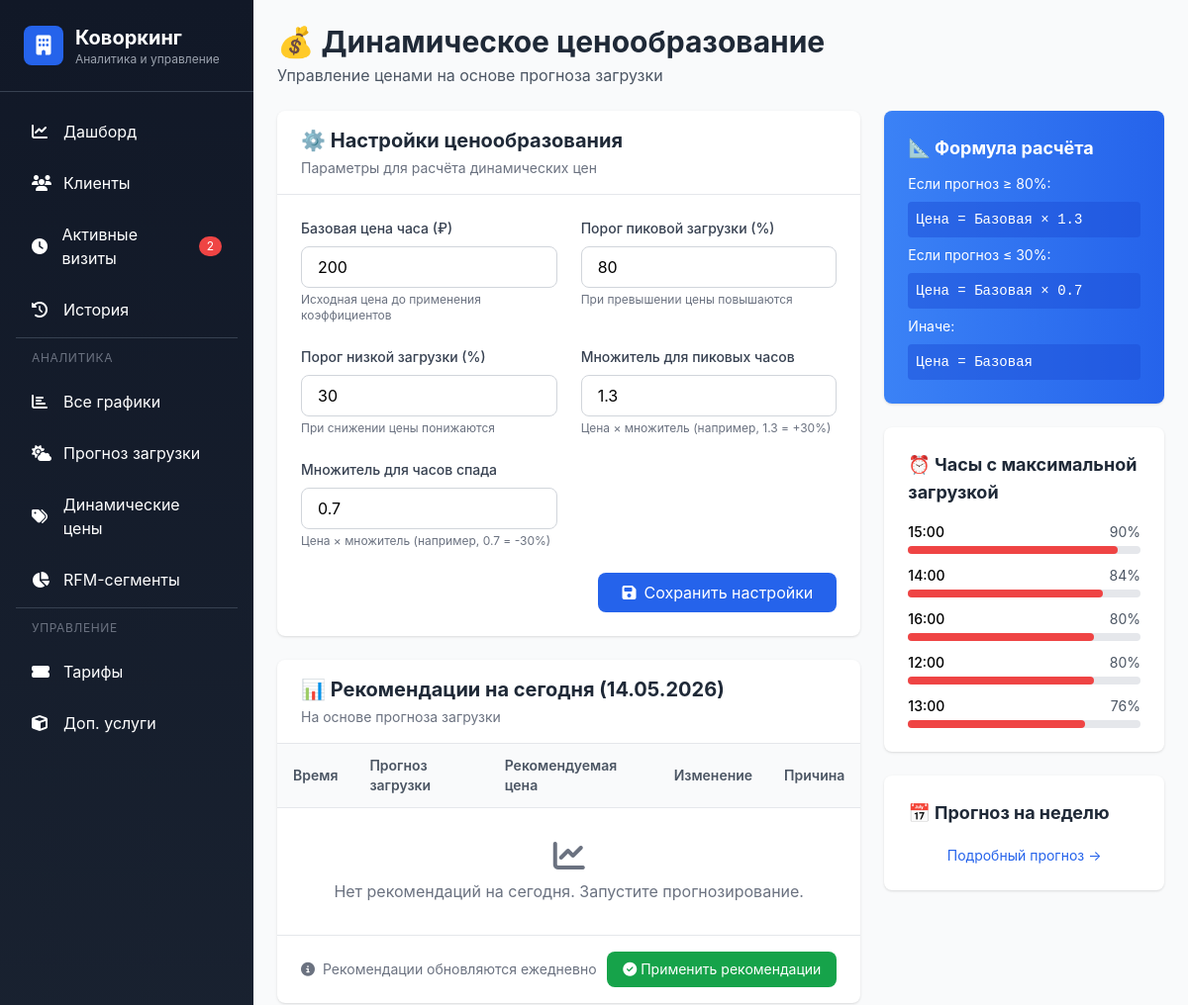
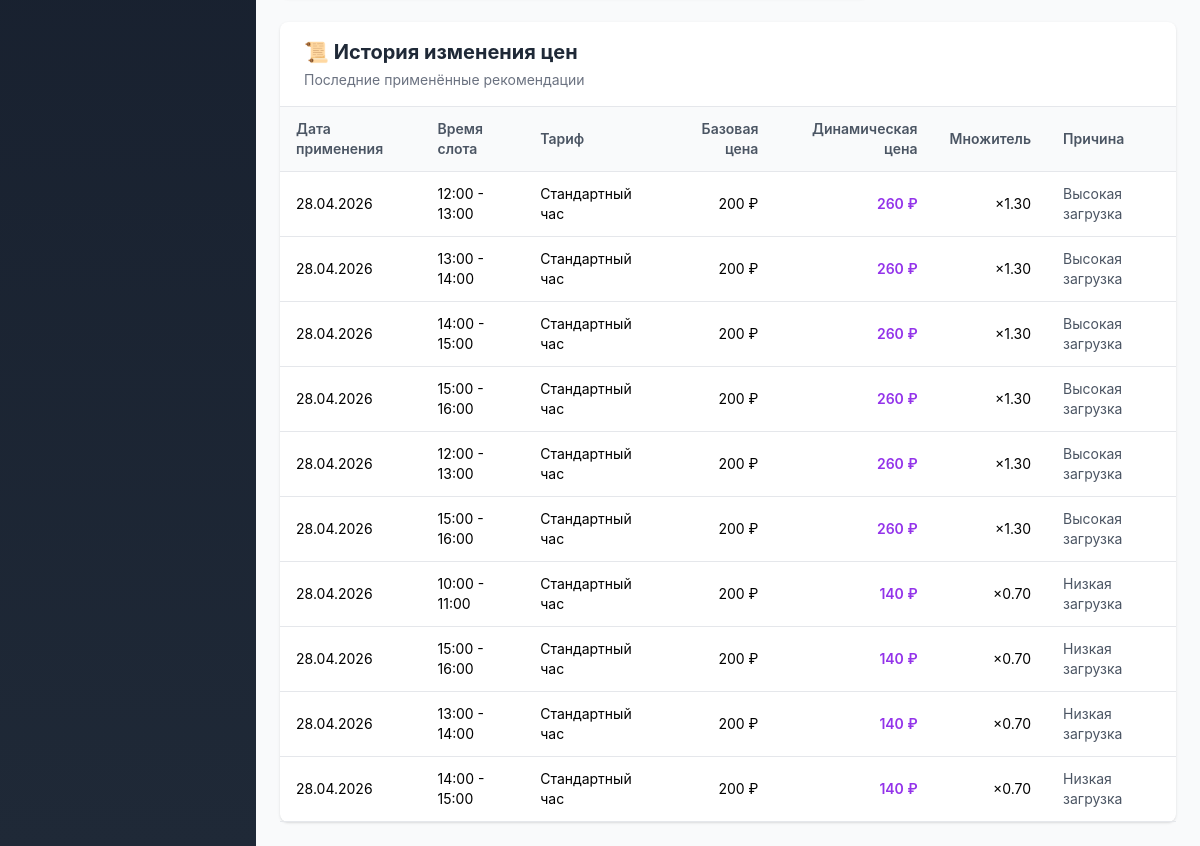
The page /dynamic-prices.php on the database its author committed (2 pictures, top to bottom).
### tables this page shows
CREATE TABLE `dynamic_prices` (
  `id` int(11) NOT NULL AUTO_INCREMENT,
  `tariff_id` int(11) DEFAULT NULL,
  `day_of_week` tinyint(4) NOT NULL,
  `hour_of_day` tinyint(4) NOT NULL,
  `base_price` decimal(10,2) NOT NULL,
  `dynamic_price` decimal(10,2) NOT NULL,
  `multiplier` decimal(3,2) DEFAULT NULL,
  `reason` varchar(255) DEFAULT NULL,
  `applied_from` date DEFAULT NULL,
  `applied_to` date DEFAULT NULL,
  `is_active` tinyint(1) DEFAULT 1,
  `created_at` timestamp NOT NULL DEFAULT current_timestamp(),
  PRIMARY KEY (`id`),
  KEY `tariff_id` (`tariff_id`),
  KEY `idx_slot` (`day_of_week`,`hour_of_day`),
  KEY `idx_active` (`is_active`),
  CONSTRAINT `dynamic_prices_ibfk_1` FOREIGN KEY (`tariff_id`) REFERENCES `tariffs` (`id`)
);

CREATE TABLE `tariffs` (
  `id` int(11) NOT NULL AUTO_INCREMENT,
  `name` varchar(100) NOT NULL,
  `description` text DEFAULT NULL,
  `tariff_type` enum('hourly','daily','weekly','monthly','night','weekend') DEFAULT 'hourly',
  `price` decimal(10,2) NOT NULL,
  `price_per_hour` decimal(10,2) DEFAULT NULL,
  `min_hours` int(11) DEFAULT 1,
  `max_hours` int(11) DEFAULT NULL,
  `valid_from` time DEFAULT NULL,
  `valid_to` time DEFAULT NULL,
  `valid_days` varchar(20) DEFAULT NULL,
  `sort_order` int(11) DEFAULT 0,
  `is_active` tinyint(1) DEFAULT 1,
  `created_at` timestamp NOT NULL DEFAULT current_timestamp(),
  PRIMARY KEY (`id`),
  KEY `idx_type` (`tariff_type`),
  KEY `idx_active` (`is_active`)
);

### dynamic-prices.php (the view, shortened to what this page needs)
<?php
$db = getDB();
$stmt = $db->query("SELECT config_key, config_value FROM system_config WHERE config_key IN ('peak_load_threshold', 'low_load_threshold', 'peak_multiplier', 'low_multiplier', 'base_hourly_price')");
$settings = [];
while ($row = $stmt->fetch()) {
    $settings[$row['config_key']] = $row['config_value'];
}
$today = date('Y-m-d');
$stmt = $db->prepare("
    SELECT
        hour_of_day,
        predicted_load,
        recommended_price,
        price_change_reason,
        CASE
            WHEN recommended_price > (SELECT config_value FROM system_config WHERE config_key = 'base_hourly_price') THEN 'up'
            WHEN recommended_price < (SELECT config_value FROM system_config WHERE config_key = 'base_hourly_price') THEN 'down'
            ELSE 'same'
        END as action
    FROM load_forecasts
    WHERE forecast_date = ?
    ORDER BY hour_of_day ASC
");
$stmt->execute([$today]);
$today_recommendations = $stmt->fetchAll();
$stmt = $db->query("
    SELECT
        dp.*,
        DATE(dp.created_at) as applied_date,
        t.name as tariff_name
    FROM dynamic_prices dp
    LEFT JOIN tariffs t ON t.id = dp.tariff_id
    WHERE dp.is_active = 1
    ORDER BY dp.created_at DESC
    LIMIT 20
");
$price_history = $stmt->fetchAll();
$stmt = $db->query("
    SELECT
        hour_of_day,
        AVG(load_ratio) as avg_load,
        AVG(revenue_from_slot) as avg_revenue
    FROM load_history
    WHERE record_date > DATE_SUB(NOW(), INTERVAL 30 DAY)
    GROUP BY hour_of_day
    ORDER BY avg_load DESC
    LIMIT 5
");
$peak_hours = $stmt->fetchAll();
include 'header.php';
include 'left-menu.php';
?>
<div class="flex-1 p-6 bg-gray-50">
    <div class="mb-6">
        <h1 class="text-3xl font-bold text-gray-800">💰 Динамическое ценообразование</h1>
        <p class="text-gray-600 mt-1">Управление ценами на основе прогноза загрузки</p>
    </div>
    <div class="grid grid-cols-1 lg:grid-cols-3 gap-6">
        <div class="lg:col-span-2">
            <div class="bg-white rounded-lg shadow">
                <div class="border-b px-6 py-4">
                    <h2 class="text-xl font-bold text-gray-800">⚙️ Настройки ценообразования</h2>
                    <p class="text-sm text-gray-500 mt-1">Параметры для расчёта динамических цен</p>
                </div>
                <form method="POST" class="p-6">
                    <div class="grid grid-cols-1 md:grid-cols-2 gap-6">
                        <div>
                            <label class="block text-sm font-medium text-gray-700 mb-2">
                                Базовая цена часа (₽)
                            </label>
                            <input type="number"
                                   name="base_price"
                                   value="<?= $settings['base_hourly_price'] ?? 200 ?>"
                                   class="w-full border border-gray-300 rounded-lg px-4 py-2 focus:ring-2 focus:ring-blue-500">
                            <p class="text-xs text-gray-500 mt-1">Исходная цена до применения коэффициентов</p>
                        </div>
                        <div>
                            <label class="block text-sm font-medium text-gray-700 mb-2">
                                Порог пиковой загрузки (%)
                            </label>
                            <input type="number"
                                   name="peak_threshold"
                                   value="<?= $settings['peak_load_threshold'] ?? 80 ?>"
                                   class="w-full border border-gray-300 rounded-lg px-4 py-2 focus:ring-2 focus:ring-blue-500">
                            <p class="text-xs text-gray-500 mt-1">При превышении цены повышаются</p>
                        </div>
                        <div>
                            <label class="block text-sm font-medium text-gray-700 mb-2">
                                Порог низкой загрузки (%)
                            </label>
                            <input type="number"
                                   name="low_threshold"
                                   value="<?= $settings['low_load_threshold'] ?? 30 ?>"
                                   class="w-full border border-gray-300 rounded-lg px-4 py-2 focus:ring-2 focus:ring-blue-500">
                            <p class="text-xs text-gray-500 mt-1">При снижении цены понижаются</p>
                        </div>
                        <div>
                            <label class="block text-sm font-medium text-gray-700 mb-2">
                                Множитель для пиковых часов
                            </label>
                            <input type="number"
                                   name="peak_multiplier"
                                   step="0.05"
                                   value="<?= $settings['peak_multiplier'] ?? 1.3 ?>"
                                   class="w-full border border-gray-300 rounded-lg px-4 py-2 focus:ring-2 focus:ring-blue-500">
                            <p class="text-xs text-gray-500 mt-1">Цена × множитель (например, 1.3 = +30%)</p>
                        </div>
                        <div>
                            <label class="block text-sm font-medium text-gray-700 mb-2">
                                Множитель для часов спада
                            </label>
                            <input type="number"
                                   name="low_multiplier"
                                   step="0.05"
                                   value="<?= $settings['low_multiplier'] ?? 0.7 ?>"
                                   class="w-full border border-gray-300 rounded-lg px-4 py-2 focus:ring-2 focus:ring-blue-500">
                            <p class="text-xs text-gray-500 mt-1">Цена × множитель (например, 0.7 = -30%)</p>
                        </div>
                    </div>
                    <div class="mt-6 flex justify-end">
                        <button type="submit" name="save_settings"
                                class="bg-blue-600 hover:bg-blue-700 text-white px-6 py-2 rounded-lg transition flex items-center space-x-2">
                            <i class="fas fa-save"></i>
                            <span>Сохранить настройки</span>
                        </button>
                    </div>
                </form>
            </div>
            <div class="bg-white rounded-lg shadow mt-6">
                <div class="border-b px-6 py-4">
                    <h2 class="text-xl font-bold text-gray-800">📊 Рекомендации на сегодня (<?= date('d.m.Y') ?>)</h2>
                    <p class="text-sm text-gray-500 mt-1">На основе прогноза загрузки</p>
                </div>
                <div class="overflow-x-auto">
                    <table class="w-full">
                        <thead class="bg-gray-50 border-b">
                            <tr>
                                <th class="text-left py-3 px-4 text-sm font-semibold text-gray-600">Время</th>
                                <th class="text-left py-3 px-4 text-sm font-semibold text-gray-600">Прогноз загрузки</th>
                                <th class="text-left py-3 px-4 text-sm font-semibold text-gray-600">Рекомендуемая цена</th>
                                <th class="text-left py-3 px-4 text-sm font-semibold text-gray-600">Изменение</th>
                                <th class="text-left py-3 px-4 text-sm font-semibold text-gray-600">Причина</th>
                            </tr>
                        </thead>
                        <tbody>
                            <?php if (empty($today_recommendations)): ?>
                                <tr>
                                    <td colspan="5" class="text-center py-8 text-gray-500">
                                        <i class="fas fa-chart-line fa-2x mb-2 block"></i>
                                        Нет рекомендаций на сегодня. Запустите прогнозирование.
                                    </td>
                                </tr>
                            <?php endif; ?>
                        </tbody>
                    </table>
                </div>
                <div class="border-t px-6 py-4 flex justify-between items-center">
                    <div class="text-sm text-gray-500">
                        <i class="fas fa-info-circle mr-1"></i>
                        Рекомендации обновляются ежедневно
                    </div>
                    <a href="?apply_recommendations=1&date=<?= date('Y-m-d') ?>"
                       onclick="return confirm('Применить рекомендованные цены на сегодня?')"
                       class="bg-green-600 hover:bg-green-700 text-white px-4 py-2 rounded-lg transition text-sm">
                        <i class="fas fa-check-circle mr-1"></i>Применить рекомендации
                    </a>
                </div>
            </div>
        </div>
        <div class="space-y-6">
            <div class="bg-gradient-to-r from-blue-500 to-blue-600 rounded-lg shadow p-6 text-white">
                <h3 class="text-lg font-bold mb-3">📐 Формула расчёта</h3>
                <div class="text-sm space-y-2">
                    <p>Если прогноз ≥ <?= $settings['peak_load_threshold'] ?? 80 ?>%:</p>
                    <p class="font-mono bg-blue-700 bg-opacity-50 p-2 rounded">
                        Цена = Базовая × <?= $settings['peak_multiplier'] ?? 1.3 ?>
                    </p>
                    <p>Если прогноз ≤ <?= $settings['low_load_threshold'] ?? 30 ?>%:</p>
                    <p class="font-mono bg-blue-700 bg-opacity-50 p-2 rounded">
                        Цена = Базовая × <?= $settings['low_multiplier'] ?? 0.7 ?>
                    </p>
                    <p>Иначе:</p>
                    <p class="font-mono bg-blue-700 bg-opacity-50 p-2 rounded">
                        Цена = Базовая
                    </p>
                </div>
            </div>
            <div class="bg-white rounded-lg shadow p-6">
                <h3 class="text-lg font-bold text-gray-800 mb-4">⏰ Часы с максимальной загрузкой</h3>
                <div class="space-y-3">
                    <?php foreach ($peak_hours as $hour): ?>
                        <div>
                            <div class="flex justify-between text-sm mb-1">
                                <span class="font-medium"><?= sprintf('%02d:00', $hour['hour_of_day']) ?></span>
                                <span class="text-gray-600"><?= round($hour['avg_load']) ?>%</span>
                            </div>
                            <div class="bg-gray-200 rounded-full h-2">
                                <div class="bg-red-500 rounded-full h-2" style="width: <?= $hour['avg_load'] ?>%"></div>
                            </div>
                        </div>
                    <?php endforeach; ?>
                </div>
            </div>
            <div class="bg-white rounded-lg shadow p-6">
                <h3 class="text-lg font-bold text-gray-800 mb-4">📅 Прогноз на неделю</h3>
                <div class="mt-4 text-center">
                    <a href="forecast.php" class="text-blue-600 hover:text-blue-800 text-sm">Подробный прогноз →</a>
                </div>
            </div>
        </div>
    </div>
    <div class="mt-6">
        <div class="bg-white rounded-lg shadow">
            <div class="border-b px-6 py-4">
                <h2 class="text-xl font-bold text-gray-800">📜 История изменения цен</h2>
                <p class="text-sm text-gray-500 mt-1">Последние применённые рекомендации</p>
            </div>
            <div class="overflow-x-auto">
                <table class="w-full">
                    <thead class="bg-gray-50 border-b">
                        <tr>
                            <th class="text-left py-3 px-4 text-sm font-semibold text-gray-600">Дата применения</th>
                            <th class="text-left py-3 px-4 text-sm font-semibold text-gray-600">Время слота</th>
                            <th class="text-left py-3 px-4 text-sm font-semibold text-gray-600">Тариф</th>
                            <th class="text-right py-3 px-4 text-sm font-semibold text-gray-600">Базовая цена</th>
                            <th class="text-right py-3 px-4 text-sm font-semibold text-gray-600">Динамическая цена</th>
                            <th class="text-right py-3 px-4 text-sm font-semibold text-gray-600">Множитель</th>
                            <th class="text-left py-3 px-4 text-sm font-semibold text-gray-600">Причина</th>
                        </tr>
                    </thead>
                    <tbody>
                        <?php if (empty($price_history)): ?>
                            <tr>
                                <td colspan="7" class="text-center py-8 text-gray-500">
                                    <i class="fas fa-history fa-2x mb-2 block"></i>
                                    История изменений цен пуста
                                </td>
                            </tr>
                        <?php else: ?>
                            <?php foreach ($price_history as $history): ?>
                                <tr class="border-b hover:bg-gray-50">
                                    <td class="py-3 px-4 text-sm"><?= date('d.m.Y', strtotime($history['applied_date'])) ?></td>
                                    <td class="py-3 px-4 text-sm">
                                        <?= sprintf('%02d:00', $history['hour_of_day']) ?> - <?= sprintf('%02d:00', $history['hour_of_day'] + 1) ?>
                                    </td>
                                    <td class="py-3 px-4 text-sm"><?= htmlspecialchars($history['tariff_name'] ?? 'Стандартный') ?></td>
                                    <td class="py-3 px-4 text-right text-sm"><?= number_format($history['base_price'], 0) ?> ₽</td>
                                    <td class="py-3 px-4 text-right text-sm font-semibold text-purple-600">
                                        <?= number_format($history['dynamic_price'], 0) ?> ₽
                                    </td>
                                    <td class="py-3 px-4 text-right text-sm">×<?= $history['multiplier'] ?></td>
                                    <td class="py-3 px-4 text-sm text-gray-600"><?= $history['reason'] ?? '—' ?></td>
                                </tr>
                            <?php endforeach; ?>
                        <?php endif; ?>
                    </tbody>
                </table>
            </div>
        </div>
    </div>
</div>
<?php include 'footer.php'; ?>

### rows shown on the page
dynamic_prices: applied_date "28.04.2026", hour_of_day "12", $history['hour_of_day'] + 1 "13", tariff.name "Стандартный час", base_price "200", dynamic_price "260", multiplier "1.30", reason "Высокая загрузка"
dynamic_prices: applied_date "28.04.2026", hour_of_day "13", $history['hour_of_day'] + 1 "14", tariff.name "Стандартный час", base_price "200", dynamic_price "260", multiplier "1.30", reason "Высокая загрузка"
dynamic_prices: applied_date "28.04.2026", hour_of_day "14", $history['hour_of_day'] + 1 "15", tariff.name "Стандартный час", base_price "200", dynamic_price "260", multiplier "1.30", reason "Высокая загрузка"
dynamic_prices: applied_date "28.04.2026", hour_of_day "15", $history['hour_of_day'] + 1 "16", tariff.name "Стандартный час", base_price "200", dynamic_price "260", multiplier "1.30", reason "Высокая загрузка"
dynamic_prices: applied_date "28.04.2026", hour_of_day "12", $history['hour_of_day'] + 1 "13", tariff.name "Стандартный час", base_price "200", dynamic_price "260", multiplier "1.30", reason "Высокая загрузка"
dynamic_prices: applied_date "28.04.2026", hour_of_day "15", $history['hour_of_day'] + 1 "16", tariff.name "Стандартный час", base_price "200", dynamic_price "260", multiplier "1.30", reason "Высокая загрузка"
dynamic_prices: applied_date "28.04.2026", hour_of_day "10", $history['hour_of_day'] + 1 "11", tariff.name "Стандартный час", base_price "200", dynamic_price "140", multiplier "0.70", reason "Низкая загрузка"
dynamic_prices: applied_date "28.04.2026", hour_of_day "15", $history['hour_of_day'] + 1 "16", tariff.name "Стандартный час", base_price "200", dynamic_price "140", multiplier "0.70", reason "Низкая загрузка"
dynamic_prices: applied_date "28.04.2026", hour_of_day "13", $history['hour_of_day'] + 1 "14", tariff.name "Стандартный час", base_price "200", dynamic_price "140", multiplier "0.70", reason "Низкая загрузка"
dynamic_prices: applied_date "28.04.2026", hour_of_day "14", $history['hour_of_day'] + 1 "15", tariff.name "Стандартный час", base_price "200", dynamic_price "140", multiplier "0.70", reason "Низкая загрузка"

### other values the page prints
$active_count "2"
$settings['peak_load_threshold'] "80"
$settings['peak_multiplier'] "1.3"
$settings['low_load_threshold'] "30"
$settings['low_multiplier'] "0.7"
$hour['hour_of_day'] "15"
$hour['avg_load'] "90"
$hour['hour_of_day'] "14"
$hour['avg_load'] "84"
$hour['hour_of_day'] "16"
$hour['avg_load'] "80"
$hour['hour_of_day'] "12"
$hour['hour_of_day'] "13"
$hour['avg_load'] "76"
